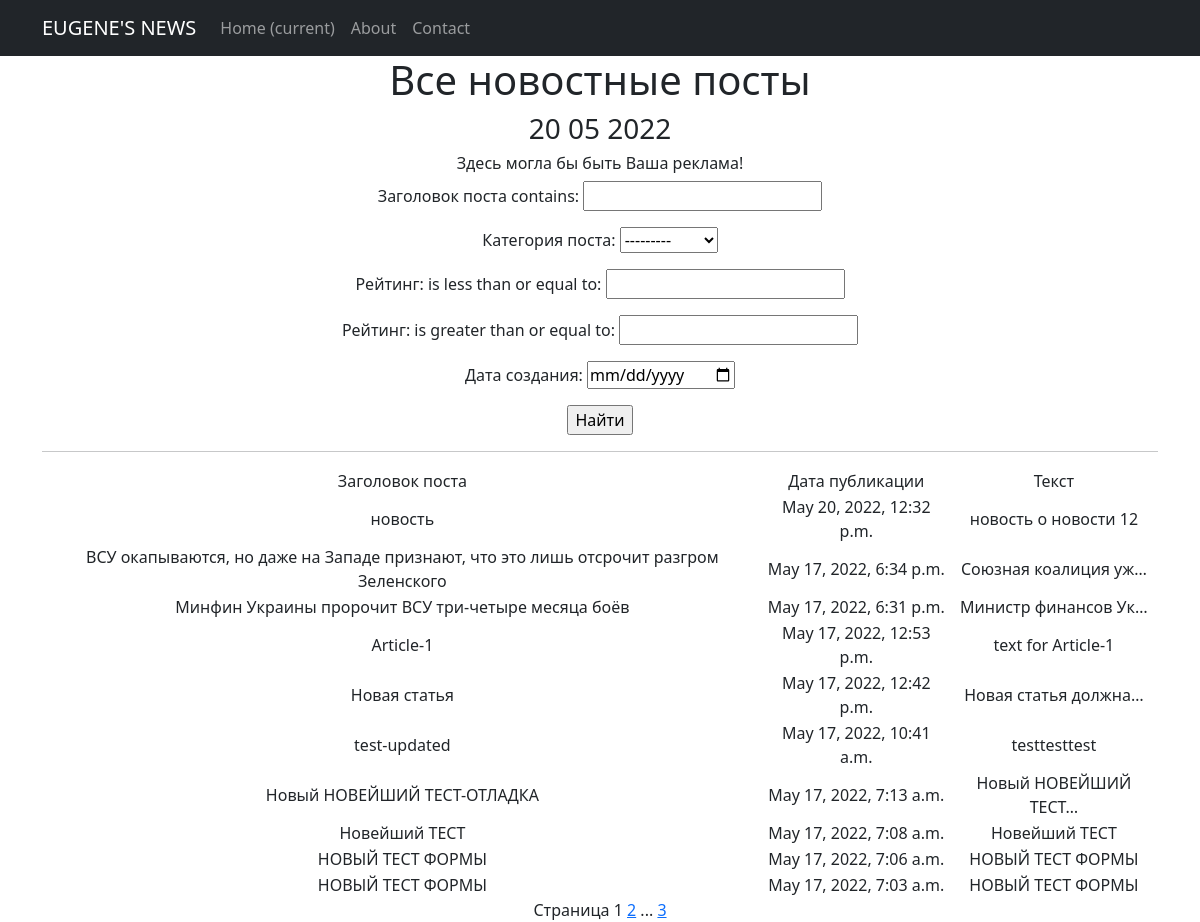
Page /news/ on the committed database.
### newsapp/models.py (models this page shows, shortened)
class Post(models.Model):
    author = models.ForeignKey(Author, on_delete=models.CASCADE, verbose_name='Автор:')
    NEWS = 'NW'
    ARTICLE = 'AR'
    DIGEST = 'DG'
    CATEGORY_CHOICES = (
        (NEWS, 'Новость'),
        (ARTICLE, 'Статья'),
        (DIGEST, 'Дайджест'),
    )
    categoryType = models.CharField(max_length=2, choices=CATEGORY_CHOICES, default=ARTICLE, verbose_name='Категория поста')
    dateCreation = models.DateTimeField(auto_now_add=True, verbose_name='Дата создания')
    postCategory = models.ManyToManyField(Category, through='PostCategory')
    title = models.CharField(max_length=128, verbose_name='Заголовок поста')
    text = models.TextField(null=True, blank=True, verbose_name='Текст поста (необязательно)', help_text='Введите здесь текст своего Поста, хотя можете и не вводить, если нет желания!')
    rating = models.SmallIntegerField(default=0, verbose_name='Рейтинг:')
    class Meta:
        verbose_name = 'Пост'
        verbose_name_plural = 'Посты'
        ordering = ['-dateCreation']

### newsapp/views.py (the view)
# urls.py: path('', PostsList.as_view(), name='post_list'),
class PostsList(ListView):
    model = Post
    queryset = Post.objects.order_by('-dateCreation')
    template_name = 'posts.html'
    context_object_name = 'posts'
    paginate_by = 10
    def get_queryset(self):
        queryset = super().get_queryset()
        self.filterset = PostFilter(self.request.GET, queryset)
        return self.filterset.qs
    def get_context_data(self, **kwargs):
        context = super().get_context_data(**kwargs)
        context['time_now'] = datetime.utcnow()
        context['next_sale'] = None
        context['filterset'] = self.filterset
        return context

### newsapp/templatetags/custom_filters.py (called while the page is built)
@register.filter()
def censor(value):
   chr_array = [char for char in value]
   low_value = value.lower()  # создаём для поиска копию текста в нижнем регистре
   end_pos = len(value)
   for word in OBSCENE_WORDS:
      start_pos = 0
      word_len = len(word)
      while start_pos < end_pos - word_len:
         position = low_value.find(word, start_pos, end_pos)
         if position == -1:   # искомое слово не найдено
            break
         else:
            chr_array[position:position + word_len] = '*' * word_len   # выполняем замену слова в рабочем массиве
            start_pos += position + word_len
   return ''.join(chr_array)   # создаём результирующую строку из массива

### templates/posts.html (shortened to what this page needs)
{% extends 'flatpages/default.html' %}
{% load custom_filters %}
{% load custom_tags %}
{% block content %}
   <h1>Все новостные посты</h1>
   <h3>{{ time_now|date:'d m Y' }}</h3>
   <h6> {{ next_sale|default_if_none:"Здесь могла бы быть Ваша реклама!" }} </h6>
   <form action="" method="get">
       {{ filterset.form.as_p }}
       <input type="submit" value="Найти" />
   </form>
   <hr>
   {% if posts %}
       <table>
           <tr>
               <td>Заголовок поста</td>
               <td>Дата публикации</td>
               <td>Текст</td>
           </tr>
           {% for post in posts %}
           <tr>
               <td>{{ post.title|censor }}</td>
               <td>{{ post.dateCreation }}</td>
               <td>{{ post.text|truncatechars:20|censor }}</td>
           </tr>
           {% endfor %}
       </table>
   {% else %}
       <h2>Постов нет!</h2>
   {% endif %}
   Страница
   {{ page_obj.number }}
   {% if page_obj.has_next %}
       <a href="?page={{ page_obj.next_page_number }}">{{ page_obj.next_page_number }}</a>
       {% if paginator.num_pages != page_obj.next_page_number %}
           ...
           <a href="?page={{ page_obj.paginator.num_pages }}">{{ page_obj.paginator.num_pages }}</a>
       {% endif %}
   {% endif %}
{% endblock content %}

### templates/flatpages/default.html (shortened to what this page needs)
<!DOCTYPE html>
<html lang="en">
    <head>
        {% load static %}
        <link href="{% static 'css/styles.css' %}" rel="stylesheet" />
    </head>
    <body>
        <nav class="navbar navbar-expand-lg navbar-dark bg-dark static-top">
	        <div class="container">
		        <a class="navbar-brand" href="#">EUGENE'S NEWS</a>
		        <div class="collapse navbar-collapse" id="navbarResponsive">
			        <ul class="navbar-nav ml-auto">
				        <li class="nav-item active">
					        <a class="nav-link" href="#">Home
						        <span class="sr-only">(current)</span>
					        </a>
				        </li>
				        <li class="nav-item">
					        <a class="nav-link" href="/about/">About</a>
				        </li>
				        <li class="nav-item">
					        <a class="nav-link" href="/contacts/">Contact</a>
				        </li>
			        </ul>
		        </div>
	        </div>
        </nav>
			<div class="container">
				<div class="row">
					<div class="col-lg-12 text-center">
						{% block content %}{% endblock content %}
					</div>
				</div>
			</div>
    </body>
</html>

### rows in the picture
Post: title|censor "новость", dateCreation "May 20, 2022, 12:32 p.m.", text|censor "новость о новости 12"
Post: title|censor "ВСУ окапываются, но даже на Западе признают, что это лишь отсрочит разгром Зеленского", dateCreation "May 17, 2022, 6:34 p.m.", text|censor "Союзная коалиция уж…"
Post: title|censor "Минфин Украины пророчит ВСУ три-четыре месяца боёв", dateCreation "May 17, 2022, 6:31 p.m.", text|censor "Министр финансов Ук…"
Post: title|censor "Article-1", dateCreation "May 17, 2022, 12:53 p.m.", text|censor "text for Article-1"
Post: title|censor "Новая статья", dateCreation "May 17, 2022, 12:42 p.m.", text|censor "Новая статья должна…"
Post: title|censor "test-updated", dateCreation "May 17, 2022, 10:41 a.m.", text|censor "testtesttest"
Post: title|censor "Новый НОВЕЙШИЙ ТЕСТ-ОТЛАДКА", dateCreation "May 17, 2022, 7:13 a.m.", text|censor "Новый НОВЕЙШИЙ ТЕСТ…"
Post: title|censor "Новейший ТЕСТ", dateCreation "May 17, 2022, 7:08 a.m.", text|censor "Новейший ТЕСТ"
Post: title|censor "НОВЫЙ ТЕСТ ФОРМЫ", dateCreation "May 17, 2022, 7:06 a.m.", text|censor "НОВЫЙ ТЕСТ ФОРМЫ"
Post: title|censor "НОВЫЙ ТЕСТ ФОРМЫ", dateCreation "May 17, 2022, 7:03 a.m.", text|censor "НОВЫЙ ТЕСТ ФОРМЫ"

### other values in the picture
{{ time_now|date:'d m Y' }} "20 05 2022"
{{ next_sale|default_if_none:"Здесь могла бы быть Ваша реклама!" }} "Здесь могла бы быть Ваша реклама!"
{{ page_obj.number }} "1"
{{ page_obj.next_page_number }} "2"
{{ page_obj.paginator.num_pages }} "3"
